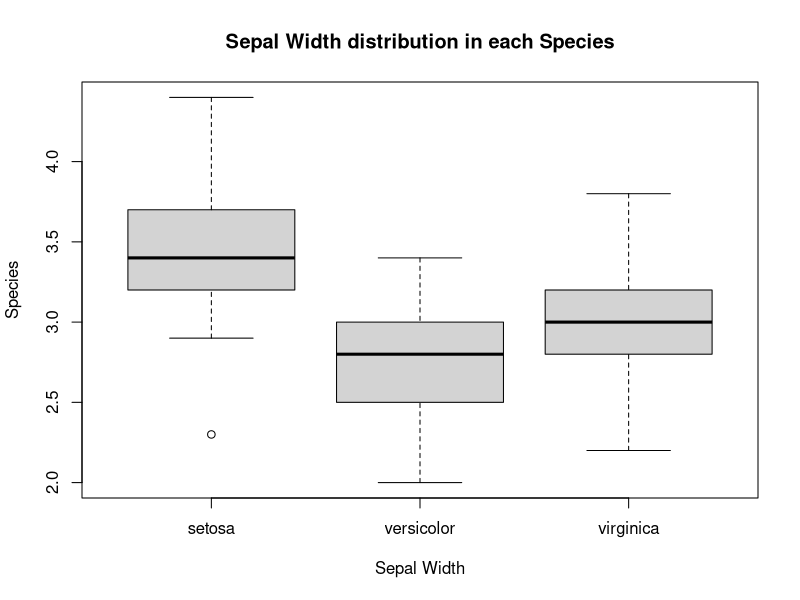

Write R code to recreate this figure.
# box plot

# set the working directory in program
# or set the current directory as working directory in R Studio: More-> Set As working directory

working_dir = getwd()
print(working_dir)

tryCatch(
  expr = {
    current_dir = "./5_Plotting"
    setwd(current_dir)
  },
  error = function(e){ 
  }
)

# pre-installed dataset
iris.subset = iris[c("Sepal.Width","Species")]
# print head 3
cat("Head: \n")
print(head(iris.subset, n=3))

# print tail 3
cat("Tail: \n")
print(tail(iris.subset, n=3))


# file name
png(file = "6_Box_Plot/boxplot.png", width = 800, height = 600)

boxplot(Sepal.Width~Species,
        data = iris.subset,
        xlab = "Sepal Width",
        ylab = "Species",
        main = "Sepal Width distribution in each Species")

dev.off()